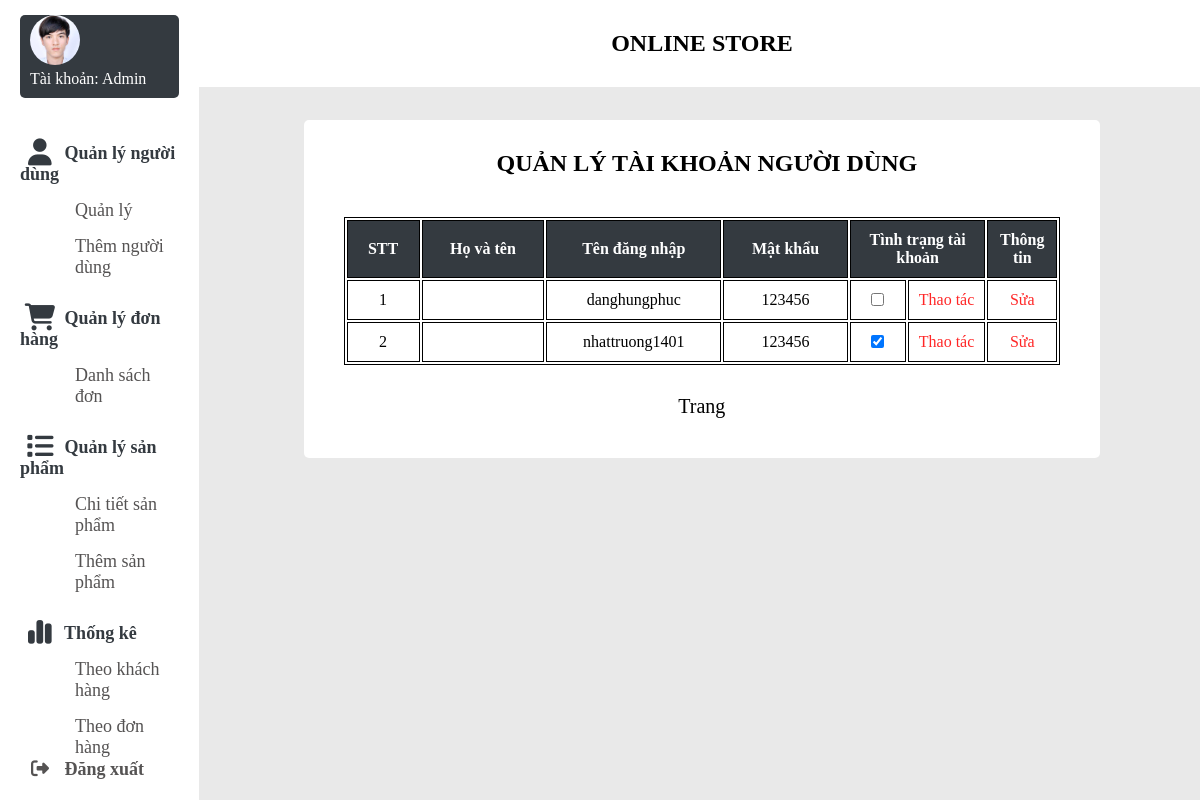
Before: /admin/index.php with the older database file.
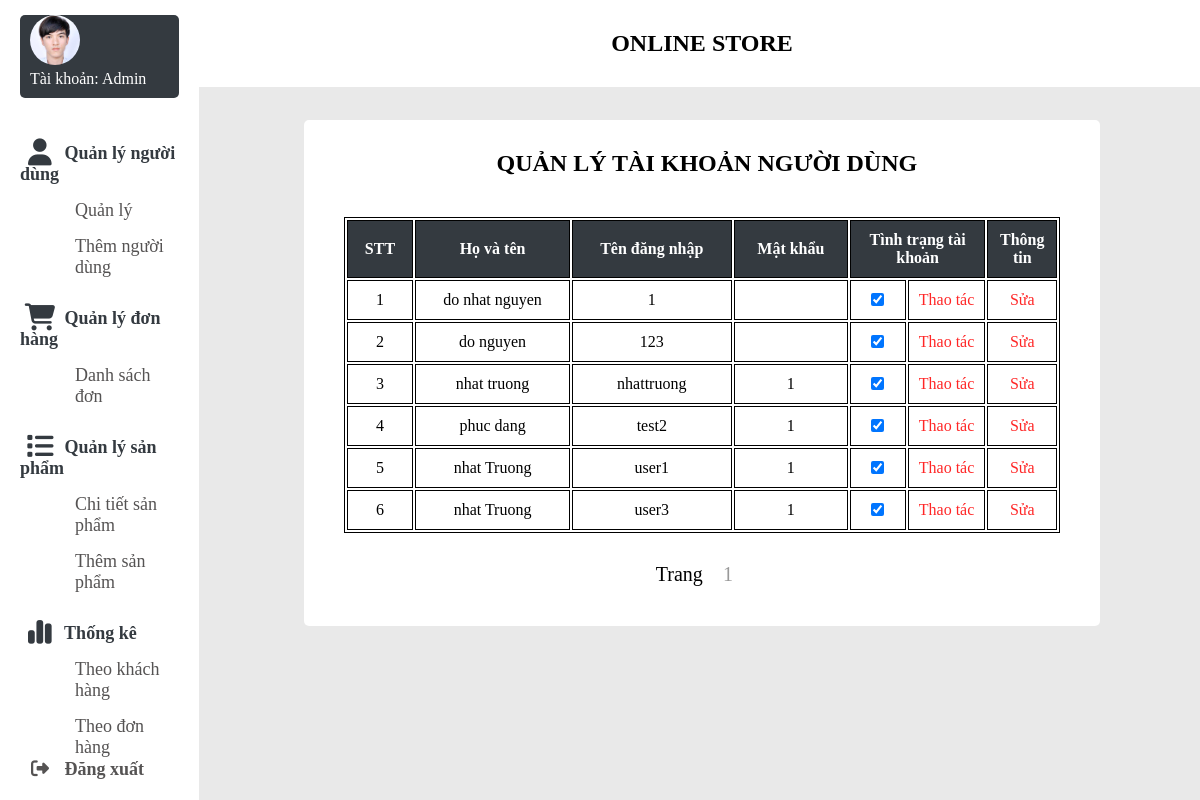
After: the same page with the newer database file.
### tables this page shows
CREATE TABLE `taikhoan` (
  `username` varchar(50) NOT NULL,
  `password` varchar(50) NOT NULL,
  `ho` varchar(50) NOT NULL,
  `ten` varchar(50) NOT NULL,
  `phone` varchar(15) NOT NULL,
  `email` varchar(50) NOT NULL,
  `sex` varchar(50) NOT NULL,
  `date` date NOT NULL,
  `isadmin` tinyint(1) NOT NULL DEFAULT 0,
  `status` tinyint(1) NOT NULL DEFAULT 1
);

### admin/index.php (the view, shortened to what this page needs)
<?php
global $conn;
$username_admin = $_GET['admin'];
?>
<span style="font-family: verdana, geneva, sans-serif;">
<!DOCTYPE html>
<html lang="en">
<head>
<link rel="stylesheet" href="style/style_admin.css" />
<link rel="stylesheet" href="style/style_useradmin.css">
<link rel="stylesheet" href="https://cdnjs.cloudflare.com/ajax/libs/font-awesome/6.5.0/css/all.min.css" />
</head>
<body>
<div class="container">
    <?php include 'navbar.php' ?>;
    <div class="top-banner">
        <p>online store</p>
    </div>
    <section class="main">
    <div class="main-top"></div>
    <div class="background-section">
        <div class="main-body">
            <h1>QUẢN LÝ TÀI KHOẢN NGƯỜI DÙNG</h1>
        </div>
        <?php
        $records_per_page = 10;
        $sql_count = "SELECT COUNT(*) AS total_records FROM cart_detail";
        $result_count = $conn->query($sql_count);
        $row_count = $result_count->fetch_assoc();
        $total_records = $row_count['total_records'];
        $total_pages = ceil($total_records / $records_per_page);
        $current_page = isset($_GET['page']) ? $_GET['page'] : 1;
        $offset = ($current_page - 1) * $records_per_page;
        $sql_offset = "SELECT * FROM taikhoan where isadmin = 0 LIMIT $records_per_page OFFSET $offset";
        $result_offset = $conn->query($sql_offset);
        $pagination = "<div class='pagination' style='font-size: 20px;'> Trang ";
        for ($i = 1; $i <= $total_pages; $i++) {
            $pagination .= "<a style='text-decoration: none; padding: 0; min-width: 2.5rem; text-align: center; height: 1.875rem; font-size: 1.25rem; margin-left: .9375rem; margin-right: .9375rem; color: rgba(0,0,0,.4); display: inline; justify-content: center;' href='?admin=$username_admin&page=$i'>$i</a>";
        }
        $pagination .= "</div>";
        ?>
        <table style="width:90%">
        <tr>
            <th class="stt">STT</th>
            <th>Họ và tên</th>
            <th>Tên đăng nhập</th>
            <th>Mật khẩu</th>
            <th style="width: 18%;" colspan="2">Tình trạng tài khoản</th>
            <th class="thongtin">Thông tin</th>
        </tr>
        <tr>
            <?php
            if ($result_offset->num_rows > 0) {
            $x = 1;
                while ($row = $result_offset->fetch_assoc()) {
            ?>
                <td class="stt"> <?php echo ($x++) ?> </td>
                <td class="stt"> <?php echo ($row['ho'] . " " . $row['ten']) ?> </td>
                <td class="stt"> <?php echo ($row['username']) ?> </td>
                <td class="stt"> <?php echo $row['password'] ?> </td>
                <form method="POST">
                    <td class="status stt">
                        <input type="checkbox" name="lock" value="1" <?php if ($row['status'] == 1) echo "checked"; ?>>
                    </td>
                    <td class="khoa">
                        <input type="submit" name="submit" value="Thao tác">
                    </td>
                    <td class="sua">
                        <input type="submit" name="submitFix" class="sua" value="Sửa">
                    </td>
              </form>
        </tr>
        <?php } } ?>
        </table>
        <div style="padding-top: 30px">
        <?php
            echo $pagination;
        ?>
    </div>
    </section>
</div>
</body>
</html>

### admin/navbar.php (shortened to what this page needs)
<?php
$username = $_GET['admin'];
?>
<nav>
    <div class="navbar">
        <a href="index.php?admin=<?php echo $username ?>" style="color: black;">
            <div class="logo">
                <img src="image/phuccac.jpg" alt="">
            </div>
        </a>
        <div class="account-type">Tài khoản: Admin</div>
        <ul>
            <li>
                <div class="sidenav">
                    <button class="dropdown-btn">
                        <i class="fa-solid fa-user fa-xl"></i>
                        <span class="nav-item">Quản lý người dùng </span>
                    </button>
                    <div class="dropdown-container">
                        <a href="index.php?admin=<?php echo $username ?>" class="font-bold">Quản lý</a>
                        <a href="add_user-admin.php?admin=<?php echo $username ?>" class="font-bold">Thêm người dùng</a>
                    </div>
                    <button class="dropdown-btn">
                        <i class="fa-solid fa-cart-shopping fa-xl"></i>
                        <span class="nav-item">Quản lý đơn hàng </span>
                    </button>
                    <div class="dropdown-container">
                        <a href="cart-admin.php?admin=<?php echo $username ?>" class="font-bold">Danh sách đơn</a>
                    </div>
                    <button class="dropdown-btn">
                        <i class="fa-solid fa-list fa-xl"></i>
                        <span class="nav-item">Quản lý sản phẩm </span>
                    </button>
                    <div class="dropdown-container">
                        <a href="products-admin.php?admin=<?php echo $username ?>" class="font-bold">Chi tiết sản phẩm</a>
                        <a href="add_products-admin.php?admin=<?php echo $username ?>" class="font-bold">Thêm sản phẩm</a>
                    </div>
                    <button class="dropdown-btn">
                        <i class="fa-solid fa-chart-simple fa-xl"></i>
                        <span class="nav-item">Thống kê</span>
                    </button>
                    <div class="dropdown-container">
                        <a href="user_statistic-admin.php?admin=<?php echo $username ?>" class="font-bold">Theo khách hàng</a>
                        <a href="cart_statistic-admin.php?admin=<?php echo $username ?>" class="font-bold">Theo đơn hàng</a>
                    </div>
                </div>
            </li>
            <li class="bottom">
                <a href="#" class="logout" onclick="logOut()">
                    <i class="fas fa-sign-out-alt"></i>
                    <span class="nav-item">Đăng xuất</span>
                </a>
            </li>
        </ul>
    </div>
</nav>

### admin/style/style_admin.css (style rules this page uses)
* { margin: 0; padding: 0; outline: none; border: none; text-decoration: none; list-style: none; box-sizing: border-box; font-family: 'Times New Roman', Times, serif; }
body { background: rgb(233, 233, 233); overflow-y: scroll; }
.container { display:flex; }
nav { position: sticky ; top: 0; left: 0; bottom: 0; width: 20% ; height: 100vh; background: #fff; z-index: 7777; }
.navbar { width: 80% ; margin: 0 10%; }
.logo { margin-top: 15px; display: flex; align-items: center; background-color: #343a40; border-top-right-radius: 5px; border-top-left-radius: 5px; color: white; }
.account-type { padding: 5px; background-color: #343a40; border-bottom-left-radius: 5px; border-bottom-right-radius: 5px; color: white; text-align: left; padding-left: 10px; padding-bottom: 10px; }
.logo img { width: 50px; height: 50px; border-radius: 50%; filter: brightness(110%); }
img, h1 { margin-left: 10px; }
ul { margin-top: 30px; }
li:not(.bottom) { padding-bottom: 10px; }
li a { font-size: 18px; color: rgb(85, 83, 83); }
.nav-item { position: relative ; font-size: 18px; font-weight: bold; }
nav i { width: 40px; text-align: center; }
.logout { position: absolute; bottom: 20px; }
.dropdown-container { padding: 0 0 0 55px; background-color: white; font-family: "Poppins", sans-serif; color:#343a40; }
.dropdown-btn { padding: 15px 0 0 0; text-decoration: none; color:#343a40; font-size: 18px; font-weight: bold; }
.sidenav a, .dropdown-btn { display: block; border: none; background: none; width: 100%; text-align: left; cursor: pointer; outline: none; margin-bottom: 15px; }
.top-banner { top: 0; left: 0; position: fixed; width: 85% ; padding: 30px; z-index: 6666; background-color: #fff; margin-left: 16% ; }
p { text-align: center ; font-weight: bold; font-size: 24px; text-transform: uppercase; }
.main { width: 100% ; text-align: center; }
.main-top { padding: 50px; }
.main-body { padding: 10px 10px 10px 20px; }
h1 { margin: 20px 10px; }
.background-section { background-color: white; margin-top: 2%; margin-bottom: 4% ; margin-left: 100px; margin-right: 100px; border-radius: 5px; }

### admin/style/style_useradmin.css (style rules this page uses)
table { margin-left: 5%; margin-top: 10px; }
table, th, td { border:1px solid black; text-align: left; }
th { background-color: #343a40; color: white; font-size: 16px; }
th,td { padding: 10px; }
th, .stt { text-align: center; }
.thongtin { width: 10%; }
.sua { color: blue; text-align: center; }
.background-section { padding-bottom: 4%; margin-bottom: 3%; margin-left: 100px; margin-right: 100px; border-radius: 5px; }
input[type="submit"] { font-size: 16px; background-color: white; color: rgba(255, 0, 0, 0.85); }
.khoa { text-align: center; width: 10%; }

Changed rows visible on the page:
removed taikhoan: username "danghungphuc", password "123456"
removed taikhoan: username "nhattruong1401", password "123456", status "☑"
added taikhoan: ho "do nhat", ten "nguyen", username "1", status "☑"
added taikhoan: ho "do", ten "nguyen", username "123", status "☑"
added taikhoan: ho "nhat", ten "truong", username "nhattruong", password "1", status "☑"
added taikhoan: ho "phuc", ten "dang", username "test2", password "1", status "☑"
added taikhoan: ho "nhat", ten "Truong", username "user1", password "1", status "☑"
added taikhoan: ho "nhat", ten "Truong", username "user3", password "1", status "☑"
Other visible differences:
new list line: "1"
